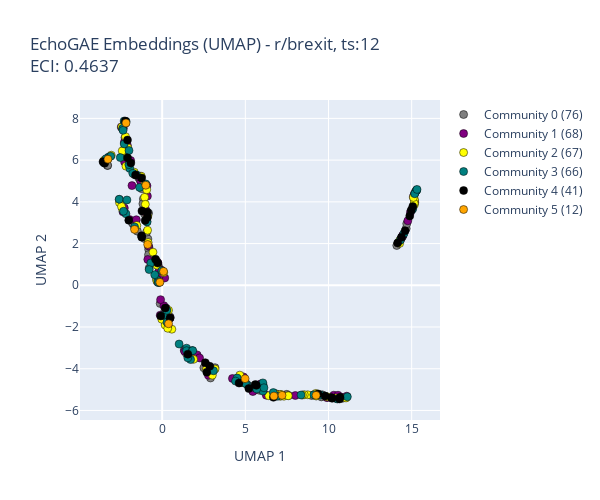
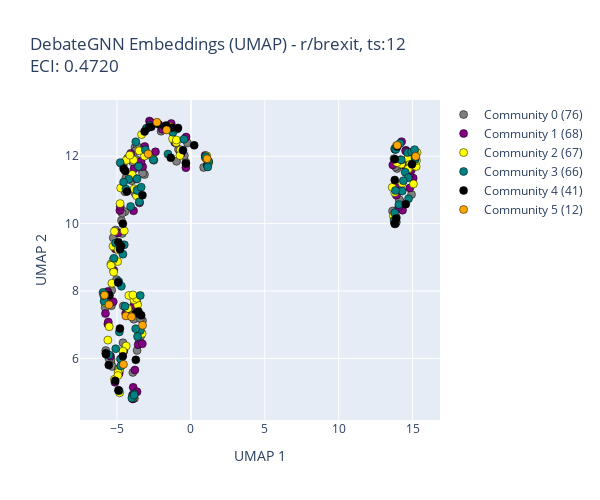

Notebook cell for these charts, in order:
### Code cell
import importlib
import src.visualization.ecs_plots
import src.visualization.snapshot_plots
import src.visualization.community_migration_plots
import src.visualization.community_sankey_plots
import src.utils.community_colors
importlib.reload(src.utils.community_colors)
importlib.reload(src.visualization.snapshot_plots)
importlib.reload(src.visualization.ecs_plots)
importlib.reload(src.visualization.community_migration_plots)
importlib.reload(src.visualization.community_sankey_plots)

import src.analysis.ecs_analyzer
importlib.reload(src.analysis.ecs_analyzer)

from src.analysis.ecs_analyzer import ECSAnalyzer

analyzer = ECSAnalyzer(output_dir='results')
TEST_SUB_ID = 0
TEST_SUB_TS = 12

results = analyzer.run_complete_analysis_with_figures(
    processed_dict=processed_dict,
    ecs_df=ecs_df,
    target_subreddit_id=TEST_SUB_ID,
    embedding_timestep=TEST_SUB_TS,
    # plot_all_embedding_timesteps=True,
    save_figures=True,
    color_mode="lineage"
)

# Display and save test subreddit ecs statistics
test_sub_summary = ecs_df_with_intervals[ecs_df_with_intervals['subreddit_id'] == TEST_SUB_ID][['subreddit', 'timestep', 'interval', 'num_nodes', 'num_edges', 'modularity', 'num_communities', 'echogae_eci', 'debgnn_eci']]
test_sub_summary.to_csv(f"results/ecs/{test_sub_summary.subreddit[0]}_ecs_data.csv", index=False)
print("Saved to results/ecs/{test_sub_summary.subreddit[0]}_ecs_data.csv")

display(test_sub_summary)

### Figure 1 — Plotly figure (JSON) as saved in the notebook; plotly's stock layout.template omitted (floating-point values rounded to 4 significant figures; data arrays with more than 128 entries replaced by an {"elided": "..."} marker saying what was removed)
{"data": [{"customdata": {"elided": "76x7 mixed values"}, "hovertemplate": "<b>%{customdata[0]}</b><br>Node Index: %{customdata[1]}<br>Community: %{customdata[2]}<br>Comm Size: %{customdata[3]}<br>Comm ECI: %{customdata[4]}<br>UMAP X: %{customdata[5]}<br>UMAP Y: %{customdata[6]}<br><extra></extra>", "marker": {"color": "#808080", "line": {"color": "black", "width": 0.5}, "size": 8}, "mode": "markers", "name": "Community 0 (76)", "type": "scatter", "x": [7.491, -1.227, -0.1211, 3.175, -1.132, 14.47, -1.676, 1.455, 9.283, 2.84, -0.7795, 0.4773, 14.21, 1.358, -0.1588, -3.284, 2.845, 14.1, 2.793, 5.268, 7.127, -0.7962, 0.3521, 1.645, 2.506, 2.905, -0.9978, 9.632, 8.989, -2.573, -3.468, -1.065, -0.8092, 15.17, 10.86, -1.16, -3.284, -0.969, 15.29, 10.67, -1.585, 5.845, -1.493, -2.282, 0.1588, -2.237, -0.2166, 15.22, -1.781, 0.2212, 15.29, 10.67, -1.415, 14.4, 0.2649, 0.1911, -0.8195, 14.43, 1.329, -0.92, -1.048, 7.606, 14.67, 9.574, 5.453, -0.8581, -1.32, 14.7, -2.223, -0.251, -0.9361, -0.3011, -0.818, 10.42, 15.15, -2.204], "y": [-5.228, 4.632, -0.8719, -3.949, 4.14, 2.38, 5.313, -3.267, -5.232, -4.237, 0.8269, -1.518, 2.053, -3.091, 0.14, 5.742, -4.244, 1.909, -4.22, -4.84, -5.244, 1.82, -1.967, -3.427, -3.958, -4.443, 3.598, -5.251, -5.283, 4.117, 5.988, 3.427, 1.716, 4.373, -5.413, 3.906, 5.75, 2.326, 4.548, -5.356, 2.722, -5.033, 2.595, 7.728, -1.235, 7.079, 0.9114, 4.472, 2.973, -1.088, 4.557, -5.383, 5.163, 2.297, -1.899, -1.839, 1.466, 2.333, -3.111, 3.063, 2.239, -5.283, 2.719, -5.349, -5.057, 2.219, 5.048, 2.952, 6.179, 0.1369, 2.552, 0.1806, 3.459, -5.412, 4.35, 6.96]}, {"customdata": {"elided": "68x7 mixed values"}, "hovertemplate": "<b>%{customdata[0]}</b><br>Node Index: %{customdata[1]}<br>Community: %{customdata[2]}<br>Comm Size: %{customdata[3]}<br>Comm ECI: %{customdata[4]}<br>UMAP X: %{customdata[5]}<br>UMAP Y: %{customdata[6]}<br><extra></extra>", "marker": {"color": "#800080", "line": {"color": "black", "width": 0.5}, "size": 8}, "mode": "markers", "name": "Community 1 (68)", "type": "scatter", "x": [15.19, -1.286, -1.337, 0.1035, 0.0313, 4.731, -0.8879, -0.0355, -0.2514, -2.259, -2.273, 4.755, 8.005, -1.963, -1.816, 10.52, 11.09, -2.192, 4.554, -1.006, 5.452, 4.887, 0.1549, -1.553, 9.913, 6.891, 5.913, -1.896, -2.088, 4.225, 1.901, 14.34, -0.1976, 2.103, 14.93, -0.09464, 10.32, -0.1854, 2.673, -2.46, -1.051, -0.328, -2.285, -1.045, 4.933, 3.043, -2.275, 0.4774, -0.1176, 10.57, -2.337, -1.295, -0.8201, 7.251, 15.1, -0.3248, -2.359, 14.47, 0.2422, 14.77, -0.9148, -0.8652, 1.355, 2.778, 6.26, 10.79, 2.248, -2.24], "y": [3.987, 4.968, 5.196, -0.9793, -1.573, -4.662, 4.274, 0.7154, 1.073, 5.911, 6.859, -4.582, -5.282, 3.152, 4.778, -5.372, -5.315, 7.778, -4.441, 3.645, -5.093, -4.391, 0.3528, 3.144, -5.387, -5.218, -4.729, 5.983, 6.692, -4.467, -3.425, 2.199, 0.6497, -3.337, 3.5, -0.6879, -5.269, 0.4189, -3.831, 7.585, 4.75, 0.2966, 6.416, 3.525, -4.56, -4.024, 3.704, -1.568, -1.433, -5.27, 7.533, 5.225, 1.882, -5.278, 4.236, 1.145, 3.523, 2.397, -1.111, 3.091, 4.771, 1.238, -3.167, -4.311, -5.268, -5.365, -3.483, 7.835]}, {"customdata": {"elided": "67x7 mixed values"}, "hovertemplate": "<b>%{customdata[0]}</b><br>Node Index: %{customdata[1]}<br>Community: %{customdata[2]}<br>Comm Size: %{customdata[3]}<br>Comm ECI: %{customdata[4]}<br>UMAP X: %{customdata[5]}<br>UMAP Y: %{customdata[6]}<br><extra></extra>", "marker": {"color": "#FFFF00", "line": {"color": "black", "width": 0.5}, "size": 8}, "mode": "markers", "name": "Community 2 (67)", "type": "scatter", "x": [-1.054, 0.3826, 3.178, -2.391, -1.055, -0.8714, 7.104, 9.233, 8.755, 4.698, -2.284, 15.17, 0.116, 0.5812, 15.18, -2.068, 2.813, -0.9298, 2.894, -0.3104, 7.323, 7.578, 0.3449, -2.205, 4.667, 15.15, 11.05, 0.1777, -1.011, -2.361, -3.279, -3.486, -0.878, -3.434, -2.175, 15.1, 9.259, 4.814, 9.927, 10.45, 0.09214, -1.526, 14.28, -0.843, 1.887, -2.235, 4.975, 3.017, 6.797, 8.545, -1.258, -2.569, 2.858, -1.681, -3.062, 6.411, -0.02254, 0.3347, 8.43, -2.402, -2.432, 14.28, 2.668, 7.14, -0.3311, -2.446, -0.5523], "y": [4.837, -1.2, -4.014, 3.675, 4.216, 3.308, -5.322, -5.184, -5.249, -4.632, 6.51, 3.868, -1.481, -2.105, 4.101, 6.589, -4.161, 4.58, -4.041, 0.9634, -5.316, -5.296, -1.935, 7.125, -4.307, 3.928, -5.4, -1.906, 3.881, 6.171, 6.04, 5.989, 2.639, 5.921, 5.71, 4.21, -5.309, -4.652, -5.341, -5.404, 0.6172, 2.871, 2.01, 2.053, -3.55, 7.81, -4.679, -4.309, -5.193, -5.243, 5.226, 3.968, -4.07, 5.424, 6.236, -5.294, -1.625, -2.059, -5.261, 6.441, 7.583, 2.145, -4.015, -5.229, 0.2413, 3.777, 1.587]}, {"customdata": {"elided": "66x7 mixed values"}, "hovertemplate": "<b>%{customdata[0]}</b><br>Node Index: %{customdata[1]}<br>Community: %{customdata[2]}<br>Comm Size: %{customdata[3]}<br>Comm ECI: %{customdata[4]}<br>UMAP X: %{customdata[5]}<br>UMAP Y: %{customdata[6]}<br><extra></extra>", "marker": {"color": "#008080", "line": {"color": "black", "width": 0.5}, "size": 8}, "mode": "markers", "name": "Community 3 (66)", "type": "scatter", "x": [-2.375, 5.545, -2.281, -2.518, 4.508, 6.941, -2.167, 1.637, 1.467, -3.221, -3.094, -3.372, 15.29, -2.178, 3.085, 5.086, 15.18, 8.349, -1.945, -0.2623, 5.0, 11.13, -0.9057, -0.2239, 9.521, -1.767, 6.068, 15.02, -0.4484, -2.585, 14.53, 15.07, 0.07799, 1.468, -3.504, -2.365, -1.357, 6.059, -2.322, -0.01817, 4.412, 6.054, 14.32, 5.684, -1.658, 1.81, -0.6819, 9.119, -1.995, -1.536, 1.709, 6.681, 0.288, 10.53, 15.32, -2.003, -0.9847, -2.351, 1.018, -0.7832, 1.837, 1.542, -2.287, -2.12, 6.12, 0.2863], "y": [7.488, -4.899, 6.777, 6.122, -4.445, -5.315, 7.854, -3.198, -3.014, 6.147, 6.184, 6.072, 4.547, 3.427, -4.097, -4.741, 4.389, -5.258, 5.602, 0.231, -4.698, -5.345, 3.036, 0.1367, -5.256, 5.367, -4.775, 3.625, 0.5079, 4.123, 2.478, 3.666, -1.443, -3.134, 5.885, 7.524, 4.693, -5.07, 3.55, 0.6988, -4.592, -4.678, 2.177, -4.972, 2.797, -3.129, 1.07, -5.25, 6.46, 5.292, -3.559, -5.143, -1.201, -5.451, 4.595, 5.781, 4.859, 7.428, -2.815, 0.7543, -3.132, -3.478, 7.875, 4.089, -4.912, -1.77]}, {"customdata": {"elided": "41x7 mixed values"}, "hovertemplate": "<b>%{customdata[0]}</b><br>Node Index: %{customdata[1]}<br>Community: %{customdata[2]}<br>Comm Size: %{customdata[3]}<br>Comm ECI: %{customdata[4]}<br>UMAP X: %{customdata[5]}<br>UMAP Y: %{customdata[6]}<br><extra></extra>", "marker": {"color": "#000000", "line": {"color": "black", "width": 0.5}, "size": 8}, "mode": "markers", "name": "Community 4 (41)", "type": "scatter", "x": [-0.08197, 2.683, 14.39, -0.3982, 5.601, 14.61, 10.22, 0.4731, 1.544, -0.8813, -3.46, 10.69, -1.884, 10.66, 9.801, 6.69, 2.862, 15.07, -1.218, -0.8849, 0.188, -2.082, -2.086, 5.209, -1.234, 14.88, -2.216, -1.601, 14.16, -0.2688, 5.662, 4.623, -1.24, -3.558, -1.021, 9.374, -1.226, 14.97, -2.009, 10.18, 2.59], "y": [-1.472, -4.166, 2.298, 1.248, -4.762, 2.616, -5.416, -1.566, -3.301, 3.501, 5.851, -5.367, 5.865, -5.449, -5.311, -5.369, -3.881, 3.778, 3.565, 3.256, -1.088, 6.109, 6.963, -4.95, 5.149, 3.323, 7.871, 5.284, 2.027, 1.063, -4.794, -4.687, 2.372, 5.924, 3.111, -5.207, 2.306, 3.597, 3.119, -5.384, -3.71]}, {"customdata": [["manowtf", 34, 5, 12, "0.3306", "-1.661", "2.680"], ["Wildlamb", 62, 5, 12, "0.3306", "7.205", "-5.273"], ["elmokki", 111, 5, 12, "0.3306", "4.985", "-4.477"], ["allislies", 112, 5, 12, "0.3306", "9.254", "-5.274"], ["Daegog", 177, 5, 12, "0.3306", "6.720", "-5.310"], ["RadicalPoopParticle", 188, 5, 12, "0.3306", "-0.985", "4.797"], ["compoundedinterest", 223, 5, 12, "0.3306", "0.383", "-1.845"], ["mkotechno", 241, 5, 12, "0.3306", "0.083", "0.665"], ["kridenow", 265, 5, 12, "0.3306", "-2.174", "7.782"], ["Norbertabcde", 273, 5, 12, "0.3306", "-0.871", "1.958"], ["rebelprincessuk", 290, 5, 12, "0.3306", "-3.261", "6.046"], ["mattboid", 317, 5, 12, "0.3306", "-0.138", "0.143"]], "hovertemplate": "<b>%{customdata[0]}</b><br>Node Index: %{customdata[1]}<br>Community: %{customdata[2]}<br>Comm Size: %{customdata[3]}<br>Comm ECI: %{customdata[4]}<br>UMAP X: %{customdata[5]}<br>UMAP Y: %{customdata[6]}<br><extra></extra>", "marker": {"color": "#FFA500", "line": {"color": "black", "width": 0.5}, "size": 8}, "mode": "markers", "name": "Community 5 (12)", "type": "scatter", "x": [-1.661, 7.205, 4.985, 9.254, 6.72, -0.9854, 0.3832, 0.08331, -2.174, -0.8714, -3.261, -0.1384], "y": [2.68, -5.273, -4.477, -5.274, -5.31, 4.797, -1.845, 0.6649, 7.782, 1.958, 6.046, 0.1433]}], "layout": {"height": 500, "legend": {"orientation": "v", "x": 1.01, "xanchor": "left", "y": 1, "yanchor": "top"}, "showlegend": true, "title": {"text": "EchoGAE Embeddings (UMAP) - r/brexit, ts:12<br>ECI: 0.4637"}, "width": 600, "xaxis": {"title": {"text": "UMAP 1"}}, "yaxis": {"title": {"text": "UMAP 2"}}}}

### Figure 2 — Plotly figure (JSON) as saved in the notebook; plotly's stock layout.template omitted (floating-point values rounded to 4 significant figures; data arrays with more than 128 entries replaced by an {"elided": "..."} marker saying what was removed)
{"data": [{"customdata": {"elided": "76x7 mixed values"}, "hovertemplate": "<b>%{customdata[0]}</b><br>Node Index: %{customdata[1]}<br>Community: %{customdata[2]}<br>Comm Size: %{customdata[3]}<br>Comm ECI: %{customdata[4]}<br>UMAP X: %{customdata[5]}<br>UMAP Y: %{customdata[6]}<br><extra></extra>", "marker": {"color": "#808080", "line": {"color": "black", "width": 0.5}, "size": 8}, "mode": "markers", "name": "Community 0 (76)", "type": "scatter", "x": [-3.864, -3.951, -0.8394, -5.362, -5.572, -4.46, -3.545, -3.66, -3.298, -3.143, -3.931, 13.74, -3.937, -4.704, 13.9, -3.5, -3.278, -3.244, -5.418, -2.511, -4.472, -5.805, -0.2335, -3.644, -3.735, -5.034, 14.93, -4.653, -3.768, -0.9772, -0.3447, -5.319, -5.407, -4.289, -5.088, -4.852, 0.8634, -3.405, -3.784, -3.265, 13.65, -5.537, 14.25, -5.54, -3.417, -0.4439, 1.177, -3.709, 14.17, -4.153, -4.584, -3.631, 13.95, -3.74, -4.911, -2.021, 15.05, -4.654, -5.382, 14.14, -5.762, -4.573, -3.989, -4.398, -3.55, -4.595, -1.019, -5.257, -3.824, 13.81, 14.01, -4.675, 13.85, -4.658, -3.026, 14.11], "y": [7.161, 4.815, 12.21, 8.02, 6.05, 10.94, 11.78, 7.655, 11.57, 11.46, 5.582, 11.93, 11.83, 10.09, 10.19, 6.549, 7.119, 12.15, 5.876, 11.88, 10.35, 7.51, 12.4, 6.234, 7.415, 8.337, 10.86, 11.79, 10.89, 11.85, 11.82, 5.757, 5.974, 11.94, 9.808, 5.589, 11.67, 6.652, 12.27, 11.49, 10.37, 7.634, 10.47, 5.987, 7.178, 12.02, 11.84, 11.9, 11.9, 7.293, 11.74, 12.29, 11.63, 12.16, 5.683, 12.74, 12.06, 9.706, 7.562, 10.67, 6.23, 7.553, 11.28, 11.36, 6.652, 6.462, 12.39, 9.579, 4.814, 9.99, 11.72, 5.803, 11.69, 10.31, 12.82, 10.71]}, {"customdata": {"elided": "68x7 mixed values"}, "hovertemplate": "<b>%{customdata[0]}</b><br>Node Index: %{customdata[1]}<br>Community: %{customdata[2]}<br>Comm Size: %{customdata[3]}<br>Comm ECI: %{customdata[4]}<br>UMAP X: %{customdata[5]}<br>UMAP Y: %{customdata[6]}<br><extra></extra>", "marker": {"color": "#800080", "line": {"color": "black", "width": 0.5}, "size": 8}, "mode": "markers", "name": "Community 1 (68)", "type": "scatter", "x": [-4.709, -5.142, 15.04, -3.854, -5.624, 14.55, -1.588, -3.573, -5.591, -3.933, 13.66, -5.86, -5.221, 14.82, 14.91, -1.335, -3.264, -0.6603, 14.32, 14.81, 13.9, -3.374, -4.871, -3.793, -4.939, 14.06, -1.096, 14.56, 14.55, -3.017, 0.9625, -2.805, -4.417, -3.479, -5.115, -5.441, -2.706, -3.29, -3.126, 14.53, 13.84, -0.3419, -3.95, -5.785, -2.4, -4.291, -3.908, 13.79, 14.01, -4.809, 1.103, 1.159, 14.46, -3.688, -4.076, -5.632, -3.646, -1.939, -4.539, -3.863, -0.6943, 0.9812, -5.639, -3.884, -5.256, -4.781, -0.3272, 14.26], "y": [11.79, 5.286, 11.35, 7.578, 7.021, 11.57, 12.85, 6.406, 7.077, 4.792, 11.74, 7.902, 8.613, 11.47, 11.59, 12.97, 11.69, 12.08, 10.4, 11.06, 10.84, 11.85, 5.543, 5.652, 9.724, 10.48, 12.41, 11.84, 12.18, 12.05, 12.02, 13.05, 7.334, 10.62, 9.248, 6.064, 13.0, 6.43, 12.29, 12.15, 10.01, 11.66, 4.909, 7.328, 12.13, 7.482, 5.137, 10.03, 11.07, 10.39, 11.73, 11.81, 11.73, 11.33, 12.08, 7.983, 5.004, 12.8, 6.215, 11.62, 12.11, 11.95, 7.946, 10.38, 7.681, 10.51, 12.57, 12.43]}, {"customdata": {"elided": "67x7 mixed values"}, "hovertemplate": "<b>%{customdata[0]}</b><br>Node Index: %{customdata[1]}<br>Community: %{customdata[2]}<br>Comm Size: %{customdata[3]}<br>Comm ECI: %{customdata[4]}<br>UMAP X: %{customdata[5]}<br>UMAP Y: %{customdata[6]}<br><extra></extra>", "marker": {"color": "#FFFF00", "line": {"color": "black", "width": 0.5}, "size": 8}, "mode": "markers", "name": "Community 2 (67)", "type": "scatter", "x": [15.3, -5.821, -1.428, -1.242, 14.68, -0.7046, -4.381, -4.964, -5.415, 15.06, 14.83, -3.339, -3.609, -0.9947, -5.273, -4.833, -3.982, -0.9834, 13.71, 14.8, -3.878, -2.558, -5.532, 1.205, -5.261, -4.755, -5.41, -5.179, 1.07, -0.7457, -3.306, 14.24, 15.24, 15.17, 13.91, -4.135, -3.681, -5.347, -4.512, -3.852, -3.675, -4.929, -5.182, -4.937, -4.203, 15.26, -3.839, -3.147, -1.278, -3.502, 13.95, 14.3, -4.267, -5.622, 14.71, -3.929, 1.019, -4.381, -3.643, -3.933, -4.828, -4.93, -5.229, -4.791, 13.8, 13.62, -4.6], "y": [12.11, 7.662, 12.88, 12.52, 11.94, 12.19, 11.88, 8.873, 8.801, 11.18, 11.76, 12.64, 7.592, 12.41, 9.328, 5.665, 11.46, 12.48, 10.22, 11.67, 11.89, 11.91, 6.939, 11.81, 8.927, 11.06, 8.759, 5.375, 12.01, 12.02, 6.737, 11.77, 11.7, 12.1, 12.31, 12.03, 10.83, 8.229, 9.784, 7.734, 7.781, 5.581, 9.768, 5.489, 7.867, 11.87, 11.03, 12.0, 12.74, 12.16, 11.81, 11.2, 7.477, 6.541, 11.62, 7.883, 11.94, 6.367, 11.0, 4.826, 4.976, 9.222, 8.559, 10.59, 10.92, 11.08, 6.213]}, {"customdata": {"elided": "66x7 mixed values"}, "hovertemplate": "<b>%{customdata[0]}</b><br>Node Index: %{customdata[1]}<br>Community: %{customdata[2]}<br>Comm Size: %{customdata[3]}<br>Comm ECI: %{customdata[4]}<br>UMAP X: %{customdata[5]}<br>UMAP Y: %{customdata[6]}<br><extra></extra>", "marker": {"color": "#008080", "line": {"color": "black", "width": 0.5}, "size": 8}, "mode": "markers", "name": "Community 3 (66)", "type": "scatter", "x": [14.66, -4.888, -3.997, 1.195, -3.42, -4.209, 14.73, -0.475, -5.878, -3.834, 14.94, 1.138, -2.759, 15.13, -3.634, -4.845, -4.403, -4.512, 13.83, 13.75, -4.602, -5.951, -5.549, -5.09, 13.9, -3.85, -1.22, -4.786, 1.007, -1.554, -5.212, -4.559, -3.429, -4.77, 15.18, 14.5, 14.7, -3.475, -3.367, 13.79, -5.899, -3.646, -5.097, 14.08, 14.3, -3.613, 13.84, -4.083, -4.866, -4.748, -3.739, -0.9294, -2.967, -3.544, -3.73, 13.79, 14.24, 14.16, -2.543, -4.707, 14.38, -3.487, 13.87, 15.16, -3.088, -4.46], "y": [12.11, 8.284, 4.819, 11.85, 6.825, 11.32, 10.74, 12.51, 7.698, 4.94, 12.12, 11.68, 12.92, 12.2, 10.98, 6.784, 11.03, 9.372, 12.2, 10.1, 9.092, 7.955, 6.101, 6.285, 10.04, 4.906, 12.71, 11.81, 11.99, 12.06, 8.97, 11.23, 7.867, 5.98, 11.9, 11.53, 11.36, 7.309, 11.08, 10.32, 7.861, 11.33, 9.423, 10.56, 10.97, 6.649, 10.98, 10.51, 5.039, 5.773, 6.878, 12.81, 12.84, 11.7, 12.43, 12.22, 11.89, 12.38, 11.9, 8.141, 11.27, 10.65, 12.21, 11.96, 12.19, 7.542]}, {"customdata": {"elided": "41x7 mixed values"}, "hovertemplate": "<b>%{customdata[0]}</b><br>Node Index: %{customdata[1]}<br>Community: %{customdata[2]}<br>Comm Size: %{customdata[3]}<br>Comm ECI: %{customdata[4]}<br>UMAP X: %{customdata[5]}<br>UMAP Y: %{customdata[6]}<br><extra></extra>", "marker": {"color": "#000000", "line": {"color": "black", "width": 0.5}, "size": 8}, "mode": "markers", "name": "Community 4 (41)", "type": "scatter", "x": [-3.281, -3.554, -4.805, 14.54, 0.2199, -1.317, -2.684, -1.682, -1.611, 14.96, 13.79, -1.749, -4.926, -4.327, -0.875, -5.51, -3.369, -2.823, -5.76, -0.3397, -4.805, -3.73, -1.366, -2.189, -0.5383, -4.911, 13.97, -5.562, -4.553, -4.611, -4.725, -3.697, -5.124, -4.908, 13.79, -4.606, -5.748, -3.133, 13.79, -4.444, 13.89], "y": [10.84, 7.388, 9.242, 10.58, 12.32, 12.85, 12.87, 12.91, 12.8, 11.76, 11.29, 12.88, 8.251, 10.95, 12.84, 7.87, 7.278, 12.87, 6.153, 11.78, 6.882, 5.953, 11.96, 12.95, 12.18, 9.449, 12.29, 5.8, 11.63, 6.063, 9.334, 7.349, 5.331, 5.055, 10.0, 9.997, 6.12, 12.73, 11.91, 11.56, 10.15]}, {"customdata": [["manowtf", 34, 5, 12, "0.4910", "-5.541", "7.591"], ["Wildlamb", 62, 5, 12, "0.4910", "-5.847", "7.875"], ["elmokki", 111, 5, 12, "0.4910", "-4.397", "7.259"], ["allislies", 112, 5, 12, "0.4910", "-2.300", "13.007"], ["Daegog", 177, 5, 12, "0.4910", "-4.019", "7.230"], ["RadicalPoopParticle", 188, 5, 12, "0.4910", "-1.642", "12.782"], ["compoundedinterest", 223, 5, 12, "0.4910", "-2.895", "12.069"], ["mkotechno", 241, 5, 12, "0.4910", "1.096", "11.925"], ["kridenow", 265, 5, 12, "0.4910", "13.968", "12.325"], ["Norbertabcde", 273, 5, 12, "0.4910", "-3.276", "6.982"], ["rebelprincessuk", 290, 5, 12, "0.4910", "15.215", "11.996"], ["mattboid", 317, 5, 12, "0.4910", "-4.567", "5.820"]], "hovertemplate": "<b>%{customdata[0]}</b><br>Node Index: %{customdata[1]}<br>Community: %{customdata[2]}<br>Comm Size: %{customdata[3]}<br>Comm ECI: %{customdata[4]}<br>UMAP X: %{customdata[5]}<br>UMAP Y: %{customdata[6]}<br><extra></extra>", "marker": {"color": "#FFA500", "line": {"color": "black", "width": 0.5}, "size": 8}, "mode": "markers", "name": "Community 5 (12)", "type": "scatter", "x": [-5.541, -5.847, -4.397, -2.3, -4.019, -1.642, -2.895, 1.096, 13.97, -3.276, 15.22, -4.567], "y": [7.591, 7.875, 7.259, 13.01, 7.23, 12.78, 12.07, 11.92, 12.32, 6.982, 12.0, 5.82]}], "layout": {"height": 500, "legend": {"orientation": "v", "x": 1.01, "xanchor": "left", "y": 1, "yanchor": "top"}, "showlegend": true, "title": {"text": "DebateGNN Embeddings (UMAP) - r/brexit, ts:12<br>ECI: 0.4720"}, "width": 600, "xaxis": {"title": {"text": "UMAP 1"}}, "yaxis": {"title": {"text": "UMAP 2"}}}}
